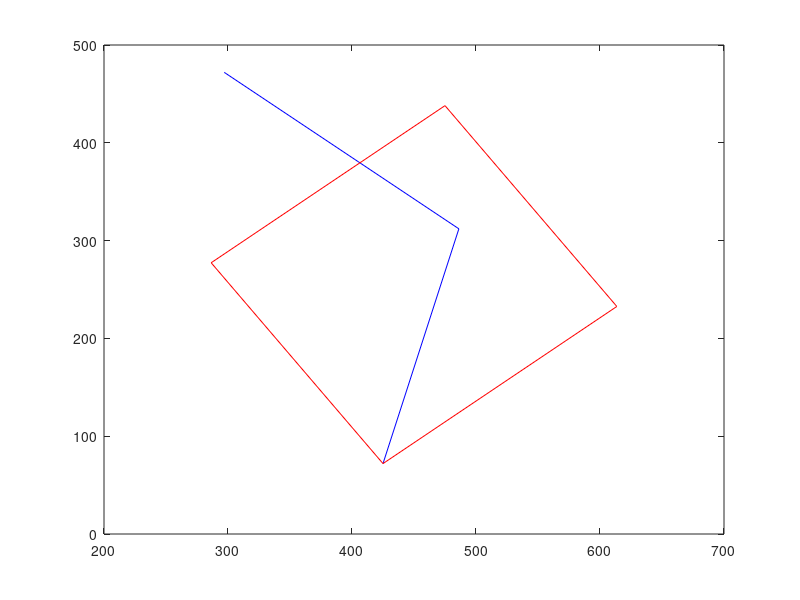

Reproduce this figure in MATLAB.
%Inputs/Veriables
m1x = 297.0;
m1y = 472.0;
m2x = 475.0;
m2y = 438.0;
R = 247.73;
ty = 72;
tx = 425;

%%%%%%%%%%% MOTOR 1 %%%%%%%%%%%
Delatx = m1x-tx;
Deltay = ty-m1y;

l = ((Deltay)^2+(Delatx)^2)^(1/2);
h = (R^2-(l/2)^2)^(1/2);
Angle1 = acos((Delatx)/l);
Angle2 = acos(l/(2*R));
Angle21 = ((Angle2)+(pi-Angle1));
Angle22 = ((pi-Angle1)-(Angle2));


xj21 = tx + R*cos(pi - Angle21);
yj21 = ty + R*sin(pi - Angle21);
xj22 = tx + R*cos(pi - Angle22);
yj22 = ty + R*sin(pi - Angle22);

plot([tx xj22 m1x],[ty yj22 m1y],'b')
plot([tx xj21 m1x],[ty yj21 m1y],'b')
hold on

M1Angle21 = -atan2(yj21 - m2y, xj21 - m2x);
M1Angle22 = -atan2(yj22 - m2y, xj22 - m2x);
M1LinkageAngle21 = ((M1Angle21*180)/pi);
M1LinkageAngle22 = ((M1Angle22*180)/pi);

%%%%%%%%%%% MOTOR 2 %%%%%%%%%%%
Delatx = m2x-tx;
Deltay = ty-m2y;

l = ((Deltay)^2+(Delatx)^2)^(1/2);
h = (R^2-(l/2)^2)^(1/2);
Angle1 = acos((Delatx)/l);
Angle2 = acos(l/(2*R));
Angle21 = ((Angle2)+(pi-Angle1));
Angle22 = ((pi-Angle1)-(Angle2));

xj21 = tx + R*cos(pi - Angle21);
yj21 = ty + R*sin(pi - Angle21);
xj22 = tx + R*cos(pi - Angle22);
yj22 = ty + R*sin(pi - Angle22);

plot([tx xj22 m2x],[ty yj22 m2y],'r')
plot([tx xj21 m2x],[ty yj21 m2y],'r')


M2Angle21 = -atan2(yj21 - m2y, xj21 - m2x);
M2Angle22 = -atan2(yj22 - m2y, xj22 - m2x);
M2LinkageAngle21 = ((M2Angle21*180)/pi);
M2LinkageAngle22 = ((M2Angle22*180)/pi);

%%%%%%%%%%%Singularitys%%%%%%%%%%%
